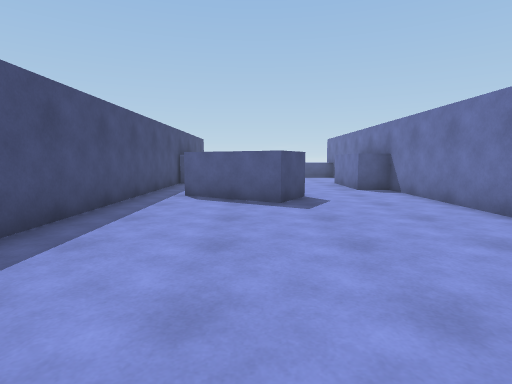
[1] (above)

14 first-person views from a walk through a scene from a Unity 3-D project. The camera is 1.2 m above the floor, tilts 6° down and sees 80° across. The floor is counted in squares, 1.2 m on a side. Each view is taken from the middle of a square. On the plan, view 1 faces up. The plan holds only what a view shows up to about 12 squares ahead; the rest is blank. The player is left out.

[2]
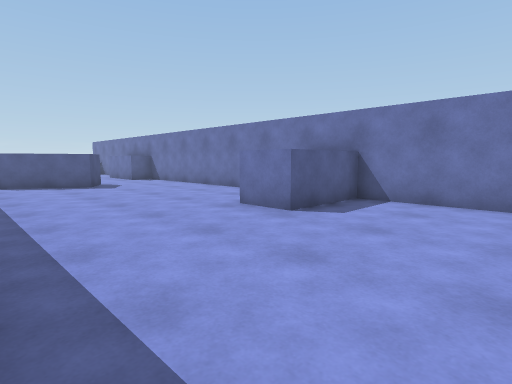

[3]
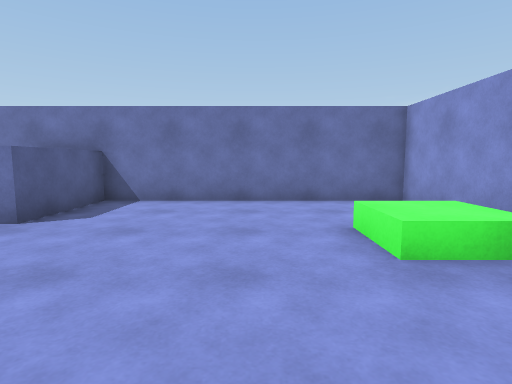

[4]
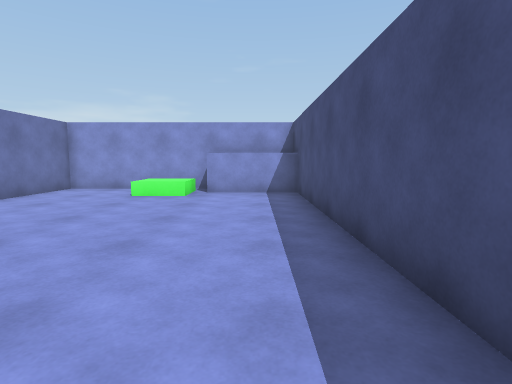

[5]
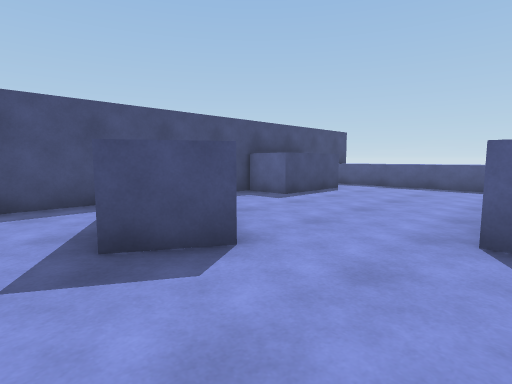

[6]
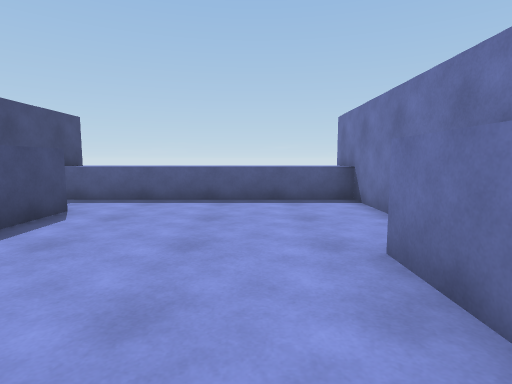

[7]
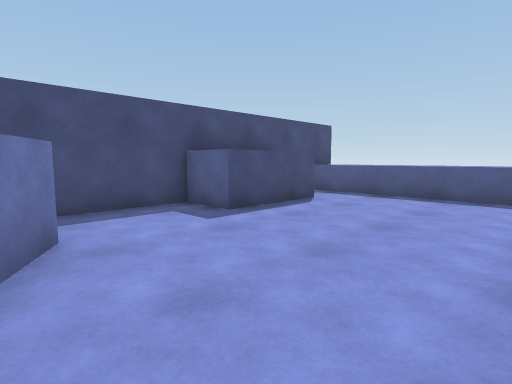

[8]
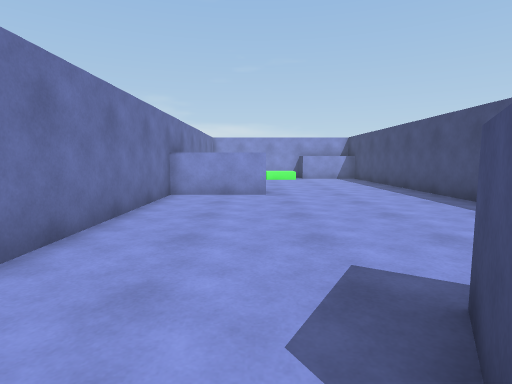

[9]
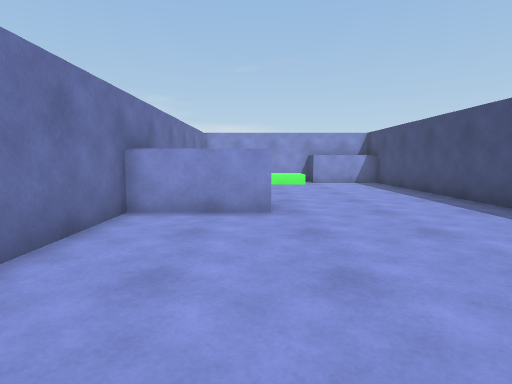

[10]
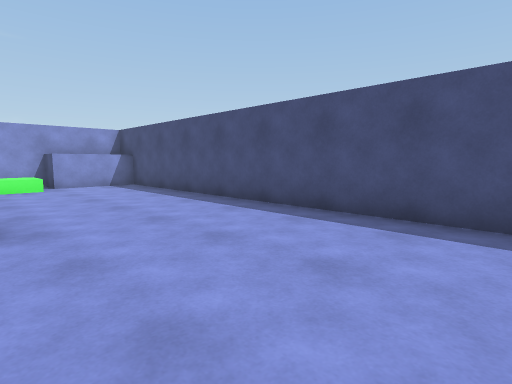

[11]
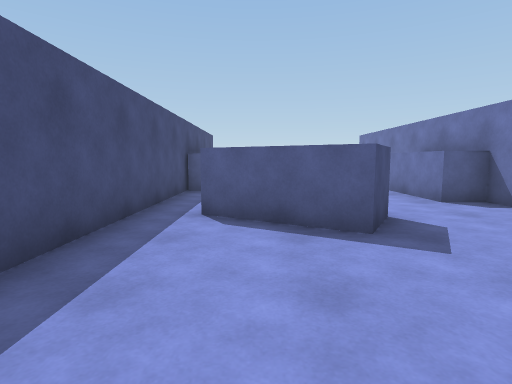

[12]
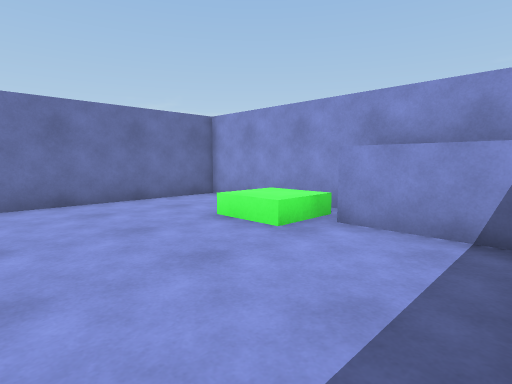

[13]
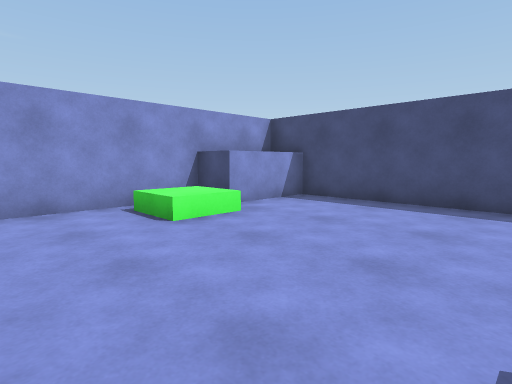

[14]
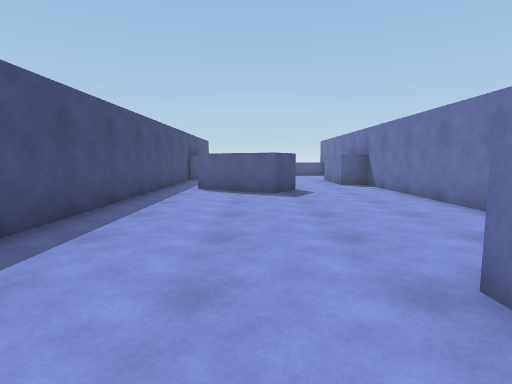

### Floor plan
Key: @ floor where view 1 was taken; # wall or solid block; . floor; ^ raised ledge; B green block.
Columns run from 4 left of view 1 to 5 right of it. Each row starts with its distance up from view 1.
 19  ^ ^^ ^  #
 18  ^^^^^^^^#
 17 #........#
 16  ^^......#
 15  ^^......#
 14  ^^......#
 13  ^^.....^#
 12 #.......^#
 11 #.......^#
 10 #.......^#
  9 #.^^^....#
  8 #..^^^...#
  7 #........#
  6 #........#
  5 #........#
  4 #........#
  3 #........#
  2 #........#
  1 #........#
  0 #...@.^^^#
 -1 #.....^^^#
 -2 #........#
 -3 #........#
 -4 #........#
 -5 #........#
 -6 #........#
 -7 #........#
 -8  ^^^.B...#
 -9  #########

Positions as (right, up) in squares from view 1, and headings:
1: (0, 0), facing up
2: (-3, -5), facing up-right
3: (-3, -5), facing right
4: (-2, 2), facing down
5: (4, 6), facing up-left
6: (2, 10), facing up
7: (3, 9), facing up-left
8: (2, 9), facing down
9: (2, 6), facing down
10: (2, 5), facing down-left
11: (-1, 3), facing up
12: (-3, -3), facing down-right
13: (4, -2), facing down-left
14: (0, -2), facing up
